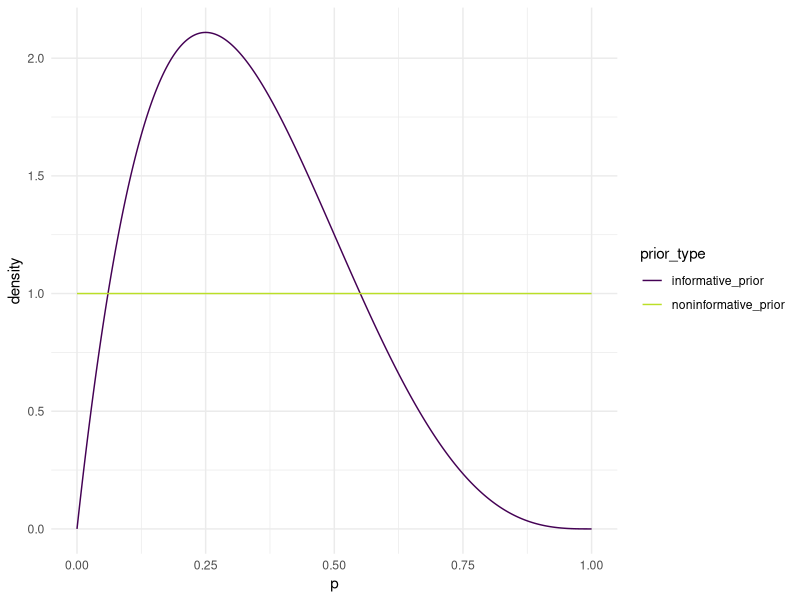
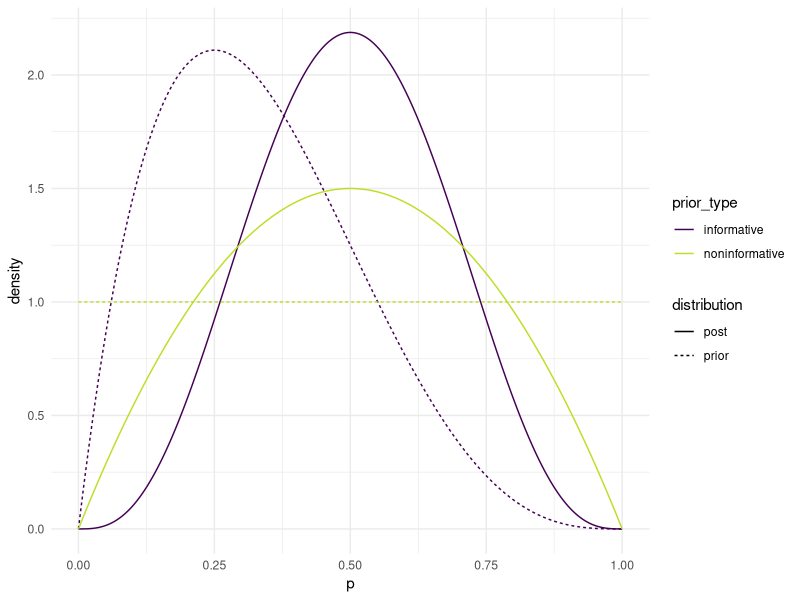
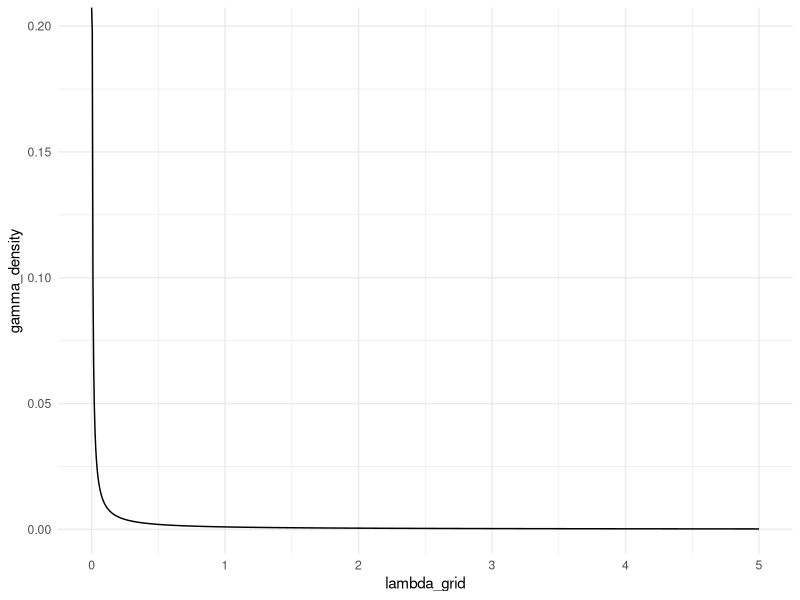
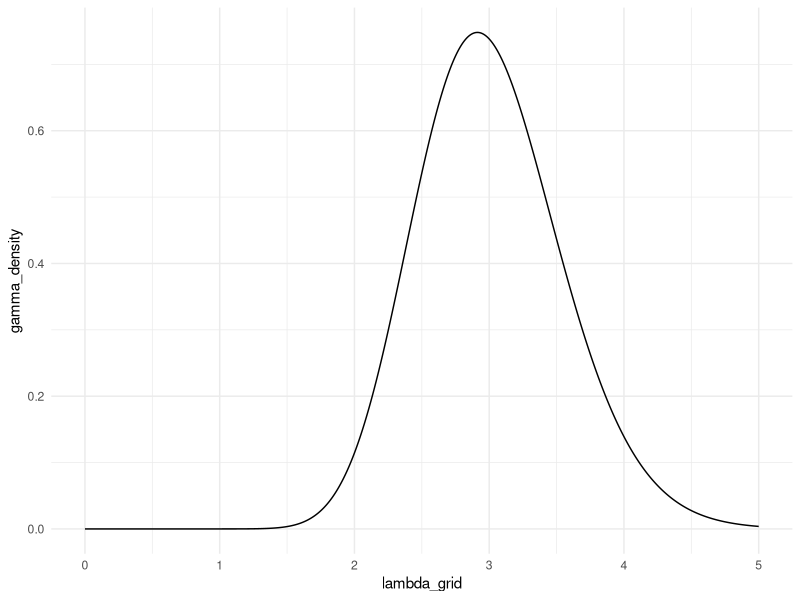
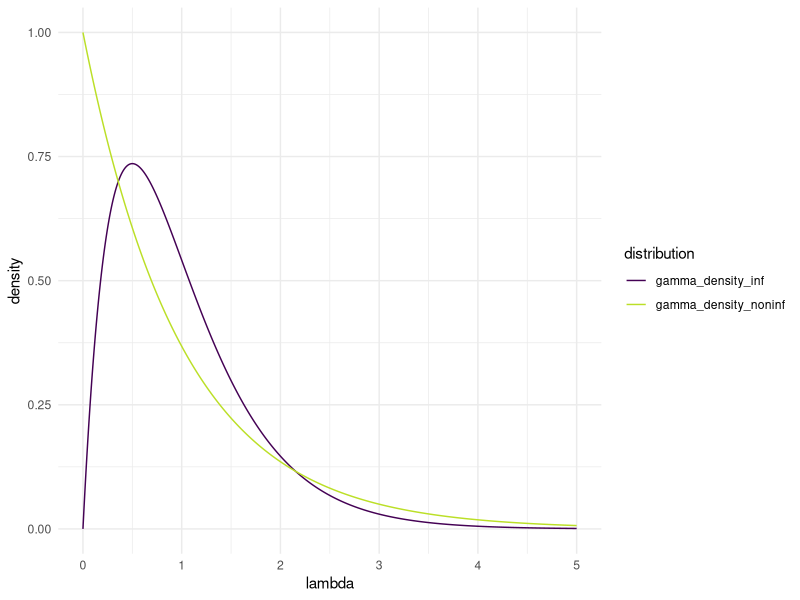
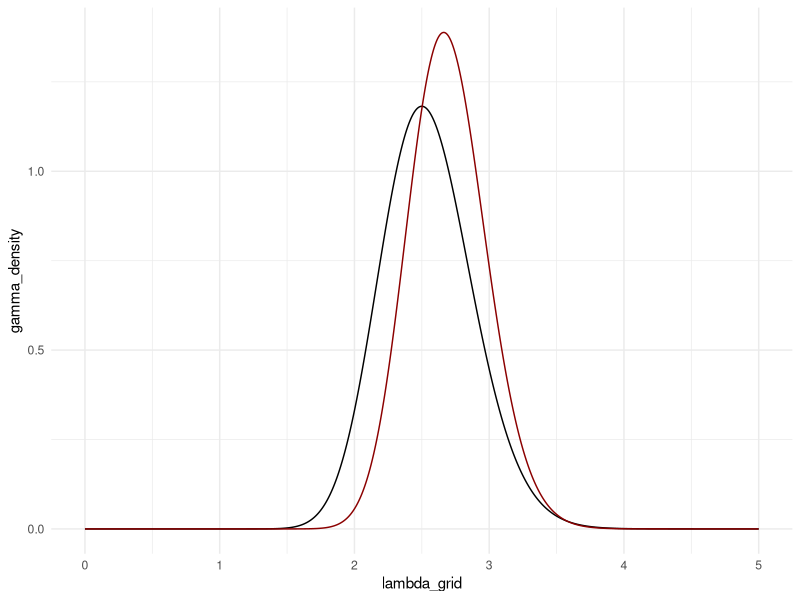

R code for these plots, in order:
## ---- chunk 1
#| warning: false
library(tidyverse)
ps <- seq(0, 1, length.out = 1000)

informative_alpha <- 2 ## CHANGE THIS TO YOUR ALPHA
informative_beta <- 4  ## CHANGE THIS TO YOUR BETA

noninformative_alpha <- 1
noninformative_beta <- 1

informative_prior <- dbeta(ps, informative_alpha,
                           informative_beta)
noninformative_prior <- dbeta(ps,
                              noninformative_alpha, noninformative_beta)

prior_plot <- tibble(ps, informative_prior, noninformative_prior) |>
  pivot_longer(2:3, names_to = "prior_type", values_to = "density")

ggplot(data = prior_plot, aes(x = ps, y = density, colour = prior_type)) +
  geom_line() +
  scale_colour_viridis_d(end = 0.9) +
  theme_minimal() +
  labs(x = "p")
## ---- chunk 2
#| warning: false
#| output: false
library(tidyverse)
ps <- seq(0, 1, length.out = 1000)

informative_alpha <- 2 ## CHANGE THIS TO YOUR ALPHA
informative_beta <- 4  ## CHANGE THIS TO YOUR BETA

noninformative_alpha <- 1
noninformative_beta <- 1

informative_prior <- dbeta(ps, informative_alpha,
                           informative_beta)
noninformative_prior <- dbeta(ps,
                              noninformative_alpha, noninformative_beta)

## CHANGE THESE
informative_alpha_post <- 4
informative_beta_post <- 4
informative_post <- dbeta(ps, informative_alpha_post,
                          informative_beta_post)

## CHANGE THESE
noninformative_alpha_post <- 2
noninformative_beta_post <- 2
noninformative_post <- dbeta(ps, noninformative_alpha_post,
                             noninformative_beta_post)

plot_df <- tibble(ps, informative_prior, noninformative_prior,
                     informative_post, noninformative_post) |>
  pivot_longer(2:5, names_to = "distribution", values_to = "density") |>
  separate(distribution, into = c("prior_type", "distribution"))

ggplot(data = plot_df, aes(x = ps, y = density, colour = prior_type,
                           linetype = distribution)) +
  geom_line() +
  scale_colour_viridis_d(end = 0.9) +
  theme_minimal() +
  labs(x = "p")
## ---- chunk 3
#| echo: false
#| output: false
## alphas * (1 / target_mean - 1)
## (alphas * betas) / ((alphas + betas) ^ 2  * (alphas + betas + 1))
## ---- chunk 4
#| warning: false
library(tidyverse)
## ---- chunk 5
#| echo: false
#| output: false
alphas <- seq(0.01, 100, length.out = 2000) 
ks <- alphas / 3

target_prob <- 0.02
prob_less_2 <- pgamma(2, alphas, ks)

tibble(alphas, ks, prob_less_2) |>
mutate(close_to_target = abs(prob_less_2 - target_prob)) |>
filter(close_to_target == min())
## ---- chunk 6
alpha <- 0.001
k <- 0.001
lambda_grid <- seq(0, 5, length.out = 1000)
gamma_density <- dgamma(lambda_grid, shape = alpha, rate = k)
gamma_plot <- tibble(lambda_grid, gamma_density)
ggplot(data = gamma_plot, aes(x = lambda_grid, y = gamma_density)) +
  geom_line() +
  theme_minimal()
## ---- chunk 7
#| echo: false
#| output: false
alpha <- 31
k <- 10.3
lambda_grid <- seq(0, 5, length.out = 1000)
gamma_density <- dgamma(lambda_grid, shape = alpha, rate = k)
gamma_plot <- tibble(lambda_grid, gamma_density)

ggplot(data = gamma_plot, aes(x = lambda_grid, y = gamma_density)) +
  geom_line() +
  theme_minimal()
## ---- chunk 8
#| echo: true
#| output: false

## CHANGE THESE!!
alpha <- 1
k <- 1
lambda_grid <- seq(0, 5, length.out = 1000)
gamma_density_noninf <- dgamma(lambda_grid, shape = alpha, rate = k)

## CHANGE THESE!!
alpha2 <- 2
k2 <- 2
gamma_density_inf <- dgamma(lambda_grid, shape = alpha2, rate = k2)

gamma_plot <- tibble(lambda_grid, gamma_density_noninf, gamma_density_inf) |>
  pivot_longer(starts_with("gamma"), names_to = "distribution", values_to = "density")

ggplot(data = gamma_plot, aes(x = lambda_grid, y = density)) +
  geom_line(aes(colour = distribution)) +
  scale_colour_viridis_d(end = 0.9) +
  theme_minimal() +
  labs(x = "lambda")
## ---- chunk 9
#| echo: false
#| output: false
alpha <- 56.001
k <- 22.001
lambda_grid <- seq(0, 5, length.out = 1000)
gamma_density <- dgamma(lambda_grid, shape = alpha, rate = k)

alpha2 <- 87
k2 <- 32.3
gamma_density2 <- dgamma(lambda_grid, shape = alpha2, rate = k2)

gamma_plot <- tibble(lambda_grid, gamma_density, gamma_density2)
ggplot(data = gamma_plot, aes(x = lambda_grid, y = gamma_density)) +
  geom_line() +
  geom_line(aes(y = gamma_density2), colour = "darkred") +
  theme_minimal()
